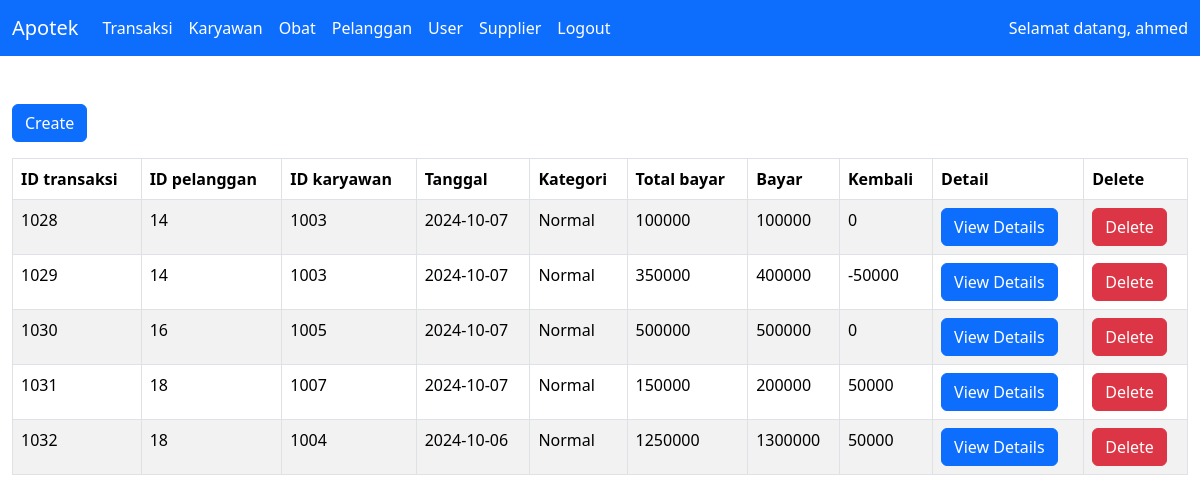
Page /pages/transaksi.php (signed in) on the committed database.
### tables this page shows
CREATE TABLE `tb_transaksi` (
  `idtransaksi` int(5) NOT NULL,
  `idpelanggan` int(4) NOT NULL,
  `idkaryawan` int(4) NOT NULL,
  `tgltransaksi` date NOT NULL,
  `kategoripelanggan` varchar(20) NOT NULL,
  `totalbayar` double DEFAULT NULL,
  `bayar` double DEFAULT NULL,
  `kembali` double DEFAULT NULL
);

### pages/transaksi.php (the view, shortened to what this page needs)
<?php
include "conn.php";
include "../components/header.php";
?>
<div class="container-fluid mt-5 pb-5">
  <a href="inputTransaksi.php" class="btn btn-primary mb-3">Create</a>
  <table class="table table-striped table-bordered">
    <thead>
      <tr>
        <th scope="col">ID transaksi</th>
        <th scope="col">ID pelanggan</th>
        <th scope="col">ID karyawan</th>
        <th scope="col">Tanggal</th>
        <th scope="col">Kategori</th>
        <th scope="col">Total bayar</th>
        <th scope="col">Bayar</th>
        <th scope="col">Kembali</th>
        <th>Detail</th>
        <th>Delete</th>
      </tr>
    </thead>
    <tbody>
      <?php
      $query = mysqli_query($conn, "SELECT * FROM tb_transaksi");
      while ($data = mysqli_fetch_assoc($query)) {
      ?>
        <tr>
          <td><?= $data['idtransaksi'] ?></td>
          <td><?= $data['idpelanggan'] ?></td>
          <td><?= $data['idkaryawan'] ?></td>
          <td><?= $data['tgltransaksi'] ?></td>
          <td><?= $data['kategoripelanggan'] ?></td>
          <td><?= $data['totalbayar'] ?></td>
          <td><?= $data['bayar'] ?></td>
          <td><?= $data['kembali'] ?></td>
          <td>
            <button type="button" class="btn btn-primary" data-bs-toggle="modal" data-bs-target="#modal<?= $data['idtransaksi'] ?>">
              View Details
            </button>
          </td>
          <td><a href="deleteTransaksi.php?id=<?= $data['idtransaksi'] ?>" class="btn btn-danger" onclick="return confirm('Are you sure you want to delete this?');">Delete</a></td>
        </tr>
      <?php
      }
      ?>
    </tbody>
  </table>
</div>
<?php include "../components/footer.php"; ?>

### rows in the picture
tb_transaksi: idtransaksi "1028", idpelanggan "14", idkaryawan "1003", tgltransaksi "2024-10-07", kategoripelanggan "Normal", totalbayar "100000", bayar "100000", kembali "0"
tb_transaksi: idtransaksi "1029", idpelanggan "14", idkaryawan "1003", tgltransaksi "2024-10-07", kategoripelanggan "Normal", totalbayar "350000", bayar "400000", kembali "-50000"
tb_transaksi: idtransaksi "1030", idpelanggan "16", idkaryawan "1005", tgltransaksi "2024-10-07", kategoripelanggan "Normal", totalbayar "500000", bayar "500000", kembali "0"
tb_transaksi: idtransaksi "1031", idpelanggan "18", idkaryawan "1007", tgltransaksi "2024-10-07", kategoripelanggan "Normal", totalbayar "150000", bayar "200000", kembali "50000"
tb_transaksi: idtransaksi "1032", idpelanggan "18", idkaryawan "1004", tgltransaksi "2024-10-06", kategoripelanggan "Normal", totalbayar "1250000", bayar "1300000", kembali "50000"

### other values in the picture
$_SESSION['username'] "ahmed"
